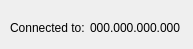
<?xml version="1.0" encoding="UTF-8"?>
<ui version="4.0">
 <class>JoinMulticast</class>
 <widget class="QDialog" name="JoinMulticast">
  <property name="geometry">
   <rect>
    <x>0</x>
    <y>0</y>
    <width>193</width>
    <height>49</height>
   </rect>
  </property>
  <property name="windowTitle">
   <string>Join Multicast</string>
  </property>
  <widget class="QLabel" name="label">
   <property name="geometry">
    <rect>
     <x>10</x>
     <y>20</y>
     <width>91</width>
     <height>16</height>
    </rect>
   </property>
   <property name="text">
    <string>Connected to:</string>
   </property>
  </widget>
  <widget class="QLabel" name="ipField">
   <property name="geometry">
    <rect>
     <x>90</x>
     <y>20</y>
     <width>151</width>
     <height>16</height>
    </rect>
   </property>
   <property name="text">
    <string>000.000.000.000</string>
   </property>
  </widget>
 </widget>
 <resources/>
 <connections/>
</ui>
